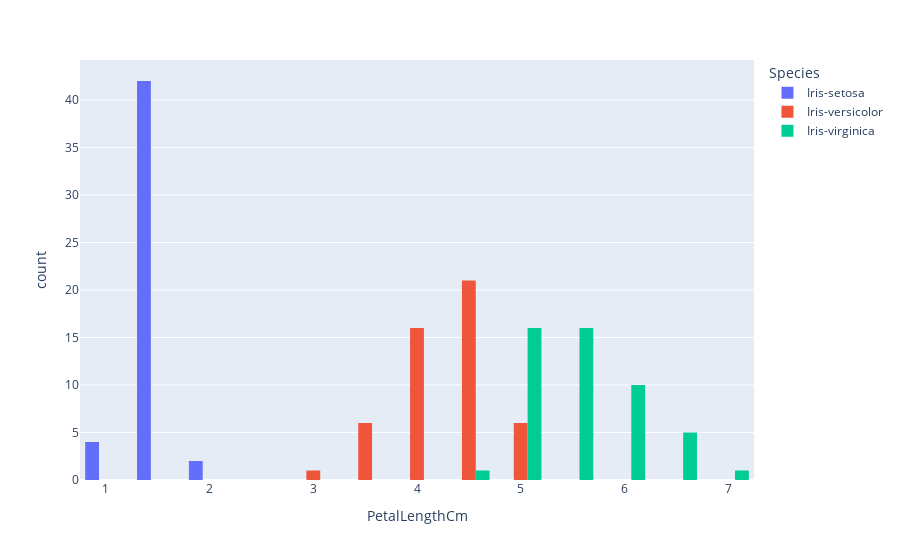

This figure's notebook cell:
### Code cell
px.histogram(df,x="PetalLengthCm", color="Species",barmode="group")

### Figure 1 — Plotly figure (JSON) as saved in the notebook; plotly's stock layout.template omitted (floating-point values rounded to 4 significant figures)
{"data": [{"alignmentgroup": "True", "bingroup": "x", "hovertemplate": "Species=Iris-setosa<br>PetalLengthCm=%{x}<br>count=%{y}<extra></extra>", "legendgroup": "Iris-setosa", "marker": {"color": "#636efa", "pattern": {"shape": ""}}, "name": "Iris-setosa", "offsetgroup": "Iris-setosa", "orientation": "v", "showlegend": true, "type": "histogram", "x": [1.4, 1.4, 1.3, 1.5, 1.4, 1.7, 1.4, 1.5, 1.4, 1.5, 1.5, 1.6, 1.4, 1.1, 1.2, 1.5, 1.3, 1.4, 1.7, 1.5, 1.7, 1.5, 1, 1.7, 1.9, 1.6, 1.6, 1.5, 1.4, 1.6, 1.6, 1.5, 1.5, 1.4, 1.2, 1.3, 1.3, 1.5, 1.3, 1.3, 1.3, 1.6, 1.9, 1.4, 1.6, 1.4, 1.5, 1.4], "xaxis": "x", "yaxis": "y"}, {"alignmentgroup": "True", "bingroup": "x", "hovertemplate": "Species=Iris-versicolor<br>PetalLengthCm=%{x}<br>count=%{y}<extra></extra>", "legendgroup": "Iris-versicolor", "marker": {"color": "#EF553B", "pattern": {"shape": ""}}, "name": "Iris-versicolor", "offsetgroup": "Iris-versicolor", "orientation": "v", "showlegend": true, "type": "histogram", "x": [4.7, 4.5, 4.9, 4, 4.6, 4.5, 4.7, 3.3, 4.6, 3.9, 3.5, 4.2, 4, 4.7, 3.6, 4.4, 4.5, 4.1, 4.5, 3.9, 4.8, 4, 4.9, 4.7, 4.3, 4.4, 4.8, 5, 4.5, 3.5, 3.8, 3.7, 3.9, 5.1, 4.5, 4.5, 4.7, 4.4, 4.1, 4, 4.4, 4.6, 4, 3.3, 4.2, 4.2, 4.2, 4.3, 3, 4.1], "xaxis": "x", "yaxis": "y"}, {"alignmentgroup": "True", "bingroup": "x", "hovertemplate": "Species=Iris-virginica<br>PetalLengthCm=%{x}<br>count=%{y}<extra></extra>", "legendgroup": "Iris-virginica", "marker": {"color": "#00cc96", "pattern": {"shape": ""}}, "name": "Iris-virginica", "offsetgroup": "Iris-virginica", "orientation": "v", "showlegend": true, "type": "histogram", "x": [6, 5.1, 5.9, 5.6, 5.8, 6.6, 4.5, 6.3, 5.8, 6.1, 5.1, 5.3, 5.5, 5, 5.1, 5.3, 5.5, 6.7, 6.9, 5, 5.7, 4.9, 6.7, 4.9, 5.7, 6, 4.8, 4.9, 5.6, 5.8, 6.1, 6.4, 5.6, 5.1, 5.6, 6.1, 5.6, 5.5, 4.8, 5.4, 5.6, 5.1, 5.9, 5.7, 5.2, 5, 5.2, 5.4, 5.1], "xaxis": "x", "yaxis": "y"}], "layout": {"barmode": "group", "legend": {"title": {"text": "Species"}, "tracegroupgap": 0}, "margin": {"t": 60}, "xaxis": {"anchor": "y", "domain": [0, 1], "title": {"text": "PetalLengthCm"}}, "yaxis": {"anchor": "x", "domain": [0, 1], "title": {"text": "count"}}}}
